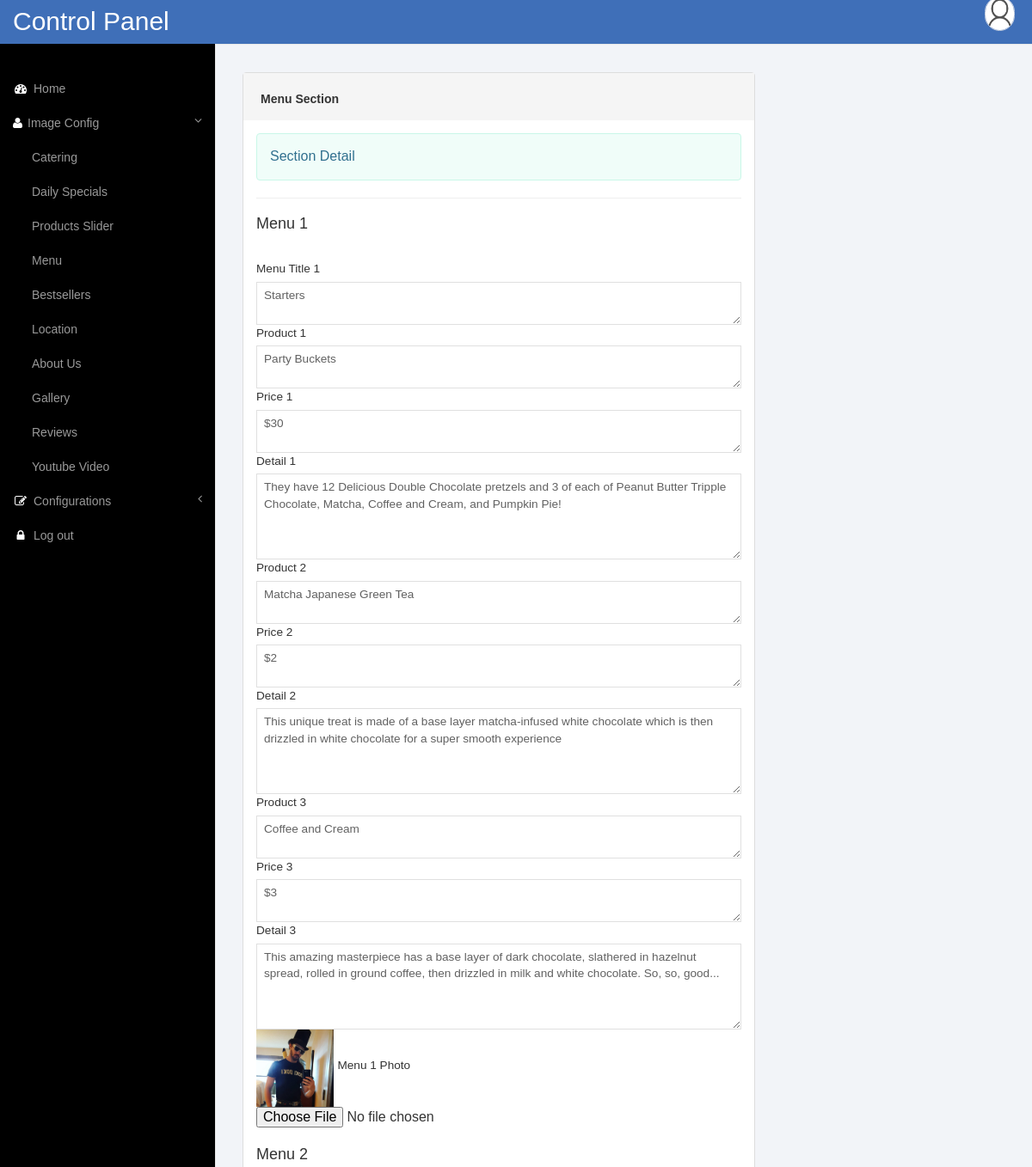
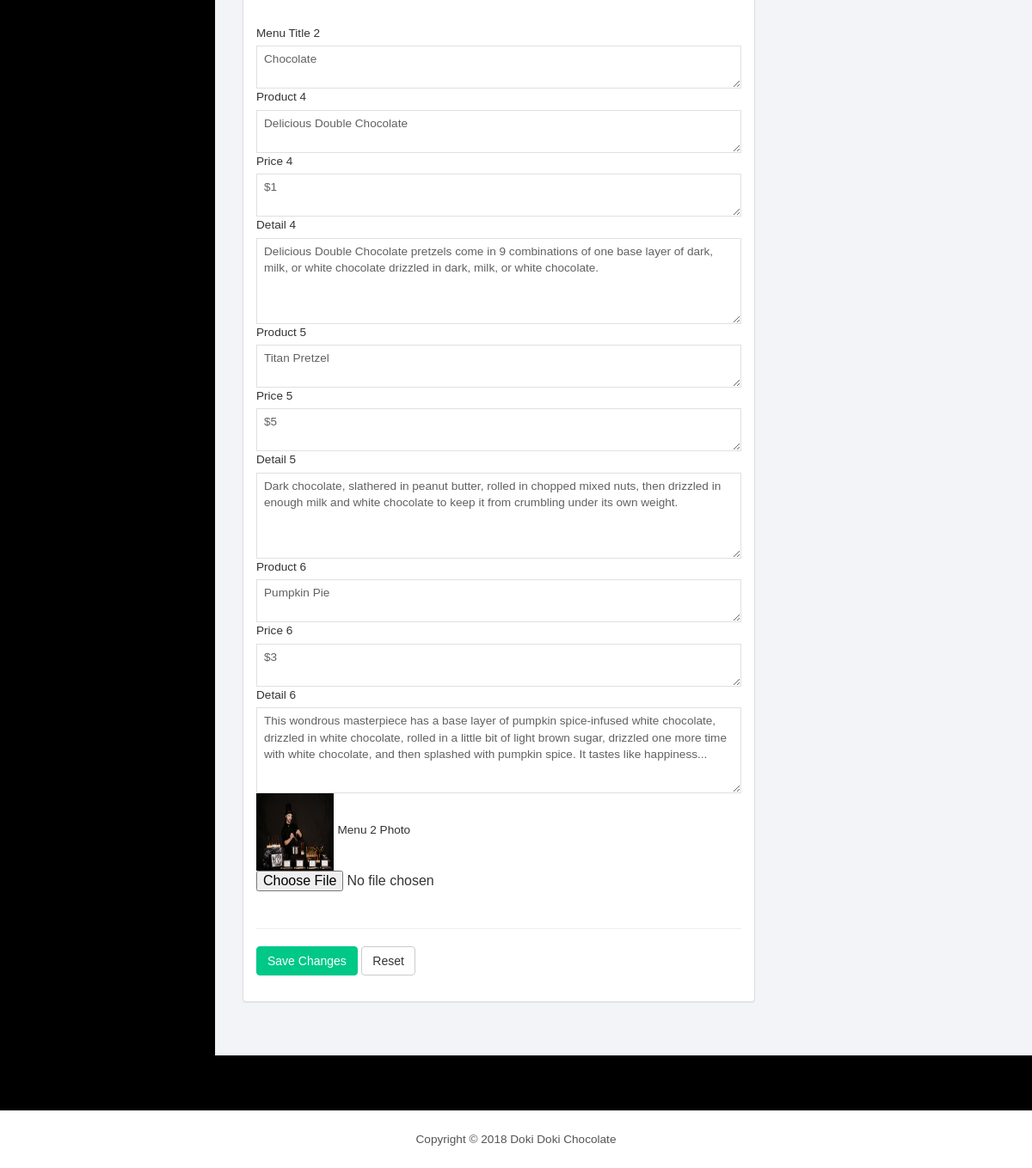
The app's page /admin/menu.php (signed in) with its own data (2 pictures, top to bottom).
### tables this page shows
CREATE TABLE `menu` (
  `id` int(20) NOT NULL,
  `title1` varchar(500) NOT NULL,
  `file1` varchar(567) NOT NULL,
  `product1` varchar(500) NOT NULL,
  `price1` varchar(500) NOT NULL,
  `detail1` varchar(500) NOT NULL,
  `product2` varchar(500) NOT NULL,
  `price2` varchar(500) NOT NULL,
  `detail2` varchar(500) NOT NULL,
  `product3` varchar(500) NOT NULL,
  `price3` varchar(500) NOT NULL,
  `detail3` varchar(500) NOT NULL,
  `title2` varchar(500) NOT NULL,
  `file2` varchar(567) NOT NULL,
  `product4` varchar(500) NOT NULL,
  `price4` varchar(500) NOT NULL,
  `detail4` varchar(500) NOT NULL,
  `product5` varchar(500) NOT NULL,
  `price5` varchar(500) NOT NULL,
  `detail5` varchar(500) NOT NULL,
  `product6` varchar(500) NOT NULL,
  `price6` varchar(500) NOT NULL,
  `detail6` varchar(500) NOT NULL
);

CREATE TABLE `settings` (
  `id` int(11) NOT NULL,
  `site_name` varchar(45) NOT NULL,
  `site_title` varchar(60) NOT NULL,
  `email` varchar(60) NOT NULL,
  `site_desc` varchar(350) NOT NULL,
  `site_keyword` varchar(250) NOT NULL,
  `google_code` varchar(1000) NOT NULL,
  `street` varchar(100) NOT NULL,
  `city` varchar(60) NOT NULL,
  `country` varchar(50) NOT NULL,
  `phone` varchar(15) NOT NULL,
  `facebook` varchar(45) NOT NULL,
  `twitter` varchar(34) NOT NULL,
  `linkedin` varchar(45) NOT NULL,
  `status` varchar(25) NOT NULL
);

### admin/menu.php (the view, shortened to what this page needs)
<?php
include 'header.php';
?>
    </nav>
    <div id="page-wrapper">
        <div class="graphs">
			<div class="xs">
				<form action="save_menu.php" method="post" enctype="multipart/form-data">
					<div class="col-md-8 inbox_right">
						<div class="Compose-Message">
							<div class="panel panel-default">
								<div class="panel-heading">
									Menu Section
								</div>
<?php
								$Menu=mysqli_query($db, "SELECT * FROM menu");
								while($row=mysqli_fetch_array($Menu))
								{
?>
									<div class="panel-body">
										<div class="alert alert-info">
											Section Detail
										</div>
										<hr>
										<h4>Menu 1</h4><br>
										<label>Menu Title 1</label>
										<textarea rows="2" name="title1" class="form-control1 control2"><?php echo $row['title1']; ?></textarea>
										<label>Product 1</label>
										<textarea rows="2" name="product1" class="form-control1 control2"><?php echo $row['product1']; ?></textarea>
										<label>Price 1</label>
										<textarea rows="2" name="price1" class="form-control1 control2"><?php echo $row['price1']; ?></textarea>
										<label>Detail 1</label>
										<textarea rows="2" name="detail1" class="form-control1 control13"><?php echo $row['detail1']; ?></textarea>
										<label>Product 2</label>
										<textarea rows="2" name="product2" class="form-control1 control2"><?php echo $row['product2']; ?></textarea>
										<label>Price 2</label>
										<textarea rows="2" name="price2" class="form-control1 control2"><?php echo $row['price2']; ?></textarea>
										<label>Detail 2</label>
										<textarea rows="2" name="detail2" class="form-control1 control13"><?php echo $row['detail2']; ?></textarea>
										<label>Product 3</label>
										<textarea rows="2" name="product3" class="form-control1 control2"><?php echo $row['product3']; ?></textarea>
										<label>Price 3</label>
										<textarea rows="2" name="price3" class="form-control1 control2"><?php echo $row['price3']; ?></textarea>
										<label>Detail 3</label>
										<textarea rows="2" name="detail3" class="form-control1 control13"><?php echo $row['detail3']; ?></textarea>
										<br>
										<img src="uploads/<?php echo $row['file1']; ?>" height = "90" width = "90" alt="">
										<label for="exampleInputFile"> Menu 1 Photo</label>
										<input type="file" name="file1" id="image1">
										<br>
										<h4>Menu 2</h4><br>
										<label>Menu Title 2</label>
										<textarea rows="2" name="title2" class="form-control1 control2"><?php echo $row['title2']; ?></textarea>
										<label>Product 4</label>
										<textarea rows="2" name="product4" class="form-control1 control2"><?php echo $row['product4']; ?></textarea>
										<label>Price 4</label>
										<textarea rows="2" name="price4" class="form-control1 control2"><?php echo $row['price4']; ?></textarea>
										<label>Detail 4</label>
										<textarea rows="2" name="detail4" class="form-control1 control13"><?php echo $row['detail4']; ?></textarea>
										<label>Product 5</label>
										<textarea rows="2" name="product5" class="form-control1 control2"><?php echo $row['product5']; ?></textarea>
										<label>Price 5</label>
										<textarea rows="2" name="price5" class="form-control1 control2"><?php echo $row['price5']; ?></textarea>
										<label>Detail 5</label>
										<textarea rows="2" name="detail5" class="form-control1 control13"><?php echo $row['detail5']; ?></textarea>
										<label>Product 6</label>
										<textarea rows="2" name="product6" class="form-control1 control2"><?php echo $row['product6']; ?></textarea>
										<label>Price 6</label>
										<textarea rows="2" name="price6" class="form-control1 control2"><?php echo $row['price6']; ?></textarea>
										<label>Detail 6</label>
										<textarea rows="2" name="detail6" class="form-control1 control13"><?php echo $row['detail6']; ?></textarea>
										<br>
										<img src="uploads/<?php echo $row['file2']; ?>" height = "90" width = "90" alt="">
										<label for="exampleInputFile"> Menu 2 Photo</label>
										<input type="file" name="file2" id="image2">
										<br>
<?php
								}
?>
										<hr>
										<div class="form-group">
											<button type="submit" class="btn btn-primary">Save Changes</button>
											<button type="reset" class="btn btn-default">Reset</button>
										</div>
									</div>
							</div>
						</div>
					 </div>
				</form>
			</div>
        </div>
    </div>
<?php include 'footer.php'; ?>

### admin/footer.php (shortened to what this page needs)
 <div class="copy_layout">
 <?php
				$Settings=mysqli_query($db, "SELECT * FROM settings");
				while($row=mysqli_fetch_array($Settings))
				{
?>
     <p>Copyright © 2018 <?php echo $row['site_name'];?> </p>
<?php 			}
?>
 </div>
   </div>
<link href="css/custom.css" rel="stylesheet">
</body>
</html>

### admin/css/style.css (style rules this page uses)
h4, h5, h6, h1, h2, h3 { margin-top: 0; }
p { margin: 0; }
html, body { font-family: 'Montserrat', sans-serif; font-size: 100%; background:#000; overflow-x: hidden; }
.copy p, .copy_layout p { font-size:0.85em; color:#555; }
.panel .panel-heading { padding: 20px; overflow: hidden; border-top-left-radius: 0; border-top-right-radius: 0; border: 0!important; height: 55px; font-size: 14px; font-weight: 600; }
.panel-heading { padding:32px 15px 0px; border-top-left-radius:0 !important; border-top-right-radius: 0 !important; }
.graphs { padding: 2em 1em; background: #f2f4f8; font-family: 'Montserrat', sans-serif; }
.form-control1, .form-control_2.input-sm { border: 1px solid #e0e0e0; padding: 5px 8px; color: #616161; background: #fff; box-shadow: none !important; width: 100%; font-size: 0.85em; font-weight: 300; height: 40px; border-radius: 0; -webkit-appearance: none; }
.control2 { height:50px; }
.control13 { height:100px; }
.alert-info { color: #31708f; background-color:rgb(240, 253, 249); border-color:rgb(201, 247, 232); }
.btn-primary { background-color: rgb(0, 200, 135) !important; border-color: rgb(0, 200, 135) !important; color: #fff; }
.radio label, .checkbox label, label { font-size: 0.85em; font-weight:300; vertical-align: middle; }
.col-md-8.inbox_right { padding-right: 0; }
.compose-message { overflow: hidden; padding: 0 0 10px; }
.copy_layout { padding:1.5em 0; background:#fff; text-align:center; margin: 4em 0 0em 0; }

### admin/css/custom.css (style rules this page uses)
#page-wrapper { min-height: 568px; background-color: #fff; }
@media (min-width:768px) { #page-wrapper { position: inherit; margin: 0 0 0 250px; border-left: 1px solid #e7e7e7; } }

### records on screen
menu: title1 "Starters", product1 "Party Buckets", price1 "$30", detail1 "They have 12 Delicious Double Chocolate pretzels and 3 of each of Peanut Butter Tripple Chocolate, Matcha, Coffee and Cream, and Pumpkin Pie!", product2 "Matcha Japanese Green Tea", price2 "$2", detail2 "This unique treat is made of a base layer matcha-infused white chocolate which is then drizzled in white chocolate for a super smooth experience", product3 "Coffee and Cream", price3 "$3", detail3 "This amazing masterpiece has a base layer of dark chocolate, slathered in hazelnut spread, rolled in ground coffee, then drizzled in milk and white chocolate. So, so, good...", file1 (picture), title2 "Chocolate", product4 "Delicious Double Chocolate", price4 "$1", detail4 "Delicious Double Chocolate pretzels come in 9 combinations of one base layer of dark, milk, or white chocolate drizzled in dark, milk, or white chocolate.", product5 "Titan Pretzel", price5 "$5", detail5 "Dark chocolate, slathered in peanut butter, rolled in chopped mixed nuts, then drizzled in enough milk and white chocolate to keep it from crumbling under its own weight.", product6 "Pumpkin Pie", price6 "$3", detail6 "This wondrous masterpiece has a base layer of pumpkin spice-infused white chocolate, drizzled in white chocolate, rolled in a little bit of light brown sugar, drizzled one more time with white chocolate, and then splashed with pumpkin spice. It tastes like happiness...", file2 (picture)
settings: site_name "Doki Doki Chocolate"
